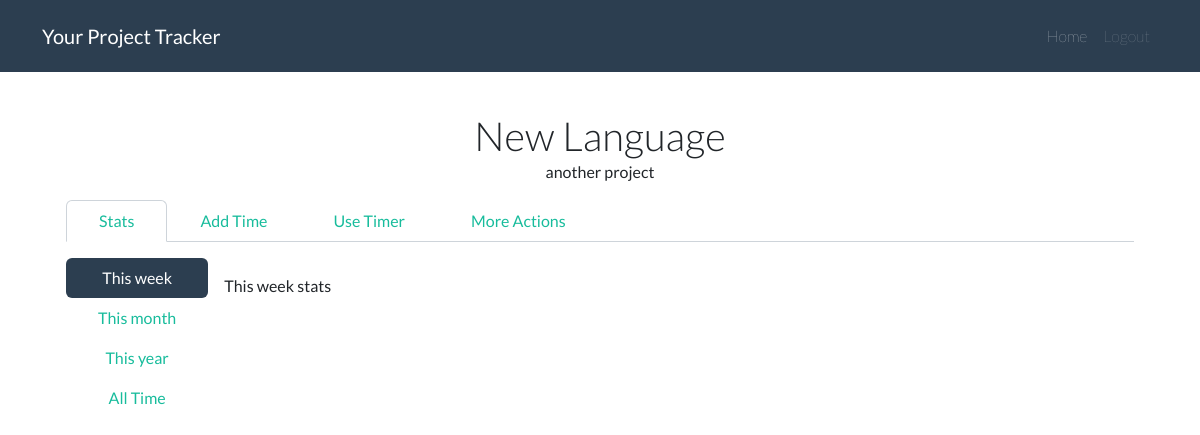
Page /project/6 (signed in) on the earlier database version.
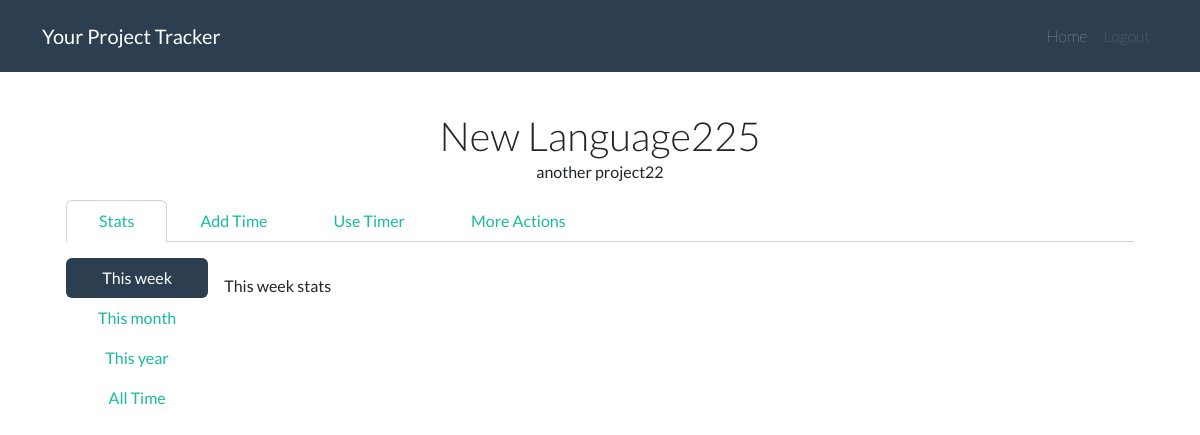
Same page on the later database version.
### website/models.py (models this page shows, shortened)
class Project(db.Model):
    id = db.Column(db.Integer, primary_key=True)
    project_name = db.Column(db.String(30), nullable=False)
    notes = db.Column(db.String(1000), nullable=False, default='')
    user_id = db.Column(db.Integer, db.ForeignKey('user.id'), nullable=False)
    entries = db.relationship('Entry')

### website/views.py (the view, shortened to what this page needs)
@views.route('project/<int:project_id>', methods=['GET', 'POST'])
@login_required
def project(project_id):
    current_project = Project.query.filter(Project.id==project_id, Project.owner==current_user).first_or_404()
    last10 = Entry.query.join(Project).filter(and_(Entry.project_id==project_id, Project.owner==current_user)).order_by(Entry.date.desc()).limit(10).all()
    entry_form = EntryForm()
    edit_project_form = EditProjectForm()
    edit_project_form.project_name.data = current_project.project_name
    edit_project_form.notes.data = current_project.notes
    return render_template("project.html", user=current_user, project_id=current_project.id, name=current_project.project_name, notes=current_project.notes, entry_form=entry_form, edit_project_form=edit_project_form, last10=last10)

### website/__init__.py (called while the page is built)
def create_app():
    app = Flask(__name__)
    app.config['SECRET_KEY'] = '18d1724277f006e116623f1bc2297dea'
    app.config['SQLALCHEMY_DATABASE_URI'] = f'sqlite:///{DB_NAME}'
    db.init_app(app)
    from .views import views
    from .auth import auth
    app.register_blueprint(views, url_prefix='/')
    app.register_blueprint(auth, url_prefix='/')
    from .models import User
    create_database(app)
    login_manager = LoginManager()
    login_manager.login_view = 'auth.login'
    login_manager.init_app(app)
    login_manager.login_message_category = "info"
    @login_manager.user_loader
    def load_user(id):
        return User.query.get(int(id))
    return app

### website/templates/project.html (shortened to what this page needs)
{% extends "base.html" %}
{% block content %}
    <section class="container" id="greet">
        <div class="container">
            <div class="display-6" style="text-align: center;">{{ name }}</div>
            <div style="text-align: center;"> {{ notes }} </div>
            <div class="container my-3">
                <ul class="nav nav-tabs" id="myTab" role="tablist">
                    <li class="nav-item" role="presentation">
                        <button class="nav-link active" id="pills-stats-tab" data-bs-toggle="pill" data-bs-target="#pills-stats" type="button" role="tab" aria-controls="pills-stats" aria-selected="true">Stats</button>
                    </li>
                    <li class="nav-item" role="presentation">
                        <button class="nav-link" id="pills-addtime-tab" data-bs-toggle="pill" data-bs-target="#pills-addtime" type="button" role="tab" aria-controls="pills-addtime" aria-selected="false">Add Time</button>
                    </li>
                    <li class="nav-item" role="presentation">
                        <button class="nav-link" id="pills-timer-tab" data-bs-toggle="pill" data-bs-target="#pills-timer" type="button" role="tab" aria-controls="pills-timer" aria-selected="false">Use Timer</button>
                    </li>
                    <li class="nav-item" role="presentation">
                        <button class="nav-link" id="more-tab" data-bs-toggle="pill" data-bs-target="#pills-more" type="button" role="tab" aria-controls="pills-more" aria-selected="false">More Actions</button>
                    </li>
                </ul>
                <div class="tab-content my-3" id="myTabContent">
                    <div class="tab-pane fade show active" id="pills-stats" role="tabpanel" aria-labelledby="pills-stats-tab">
                        <div class="d-flex my-3 align-items-start">
                            <div class="nav flex-column nav-pills me-3" id="stats-pills-tab" role="tablist" aria-orientation="vertical">
                                <button class="nav-link active" id="stats-pills-week-tab" data-bs-toggle="pill" data-bs-target="#stats-pills-week" type="button" role="tab" aria-controls="stats-pills-week" aria-selected="true">This week</button>
                                <button class="nav-link" id="stats-pills-month-tab" data-bs-toggle="pill" data-bs-target="#stats-pills-month" type="button" role="tab" aria-controls="stats-pills-month" aria-selected="false">This month</button>
                                <button class="nav-link" id="stats-pills-year-tab" data-bs-toggle="pill" data-bs-target="#stats-pills-year" type="button" role="tab" aria-controls="stats-pills-year" aria-selected="false">This year</button>
                                <button class="nav-link" id="stats-pills-alltime-tab" data-bs-toggle="pill" data-bs-target="#stats-pills-alltime" type="button" role="tab" aria-controls="stats-pills-alltime" aria-selected="false">All Time</button>
                            </div>
                            <div class="tab-content my-3" id="stats-pills-tabContent">
                                <div class="tab-pane fade show active" id="stats-pills-week" role="tabpanel" aria-labelledby="stats-pills-week-tab">This week stats</div>
                            </div>
                        </div>
                    </div>
            </div>
        </div>
    </section>
{% endblock %}

Differences in the rows shown:
changed Project: project_name "New Language" → "New Language225"; notes "another project" → "another project22"
